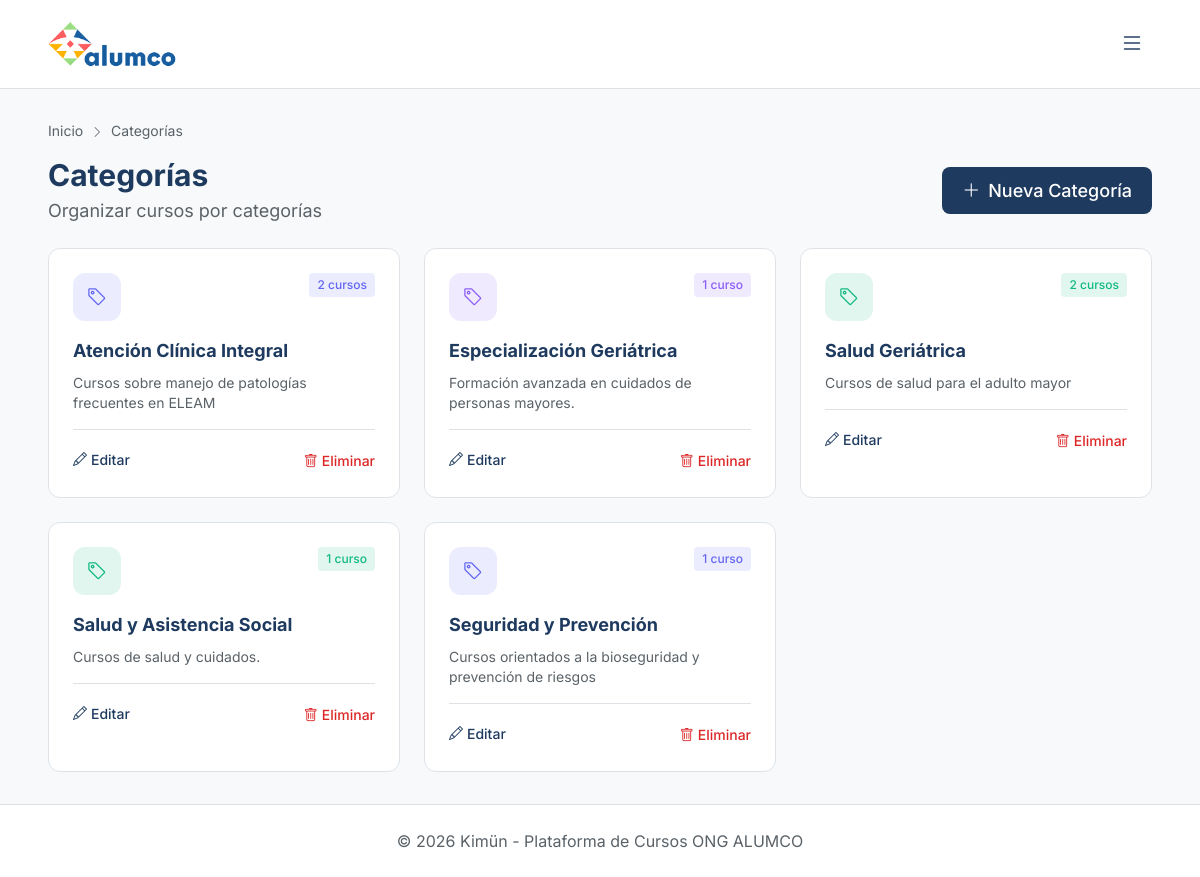
Screenshot of /cursos/categorias/ (signed in) with the database file from the repository.
### cursos/models.py (models this page shows, shortened)
class Categoria(models.Model):
    nombre = models.CharField(max_length=100, unique=True)
    color = models.CharField(max_length=7, default='#6366f1', help_text='Color en formato hex, ej: #6366f1')
    descripcion = models.TextField(blank=True, default='')
    class Meta:
        verbose_name = 'Categoría'
        verbose_name_plural = 'Categorías'
        ordering = ['nombre']

### cursos/views.py (the view)
# urls.py: path('categorias/', views.categoria_list, name='categoria_list'),
@login_required
@admin_required
def categoria_list(request):
    categorias = Categoria.objects.all()
    return render(request, 'cursos/categoria_list.html', {'categorias': categorias})

### templates/cursos/categoria_list.html (shortened to what this page needs)
{% extends 'base.html' %}
{% block breadcrumbs %}
<nav class="text-sm mb-4" style="color: var(--color-text-secondary);">
    <a href="{% url 'inicio' %}">Inicio</a>
    <i class="bi bi-chevron-right text-xs mx-1"></i>
    <span>Categorías</span>
</nav>
{% endblock %}
{% block content %}
<div class="fade-in">
    <div class="flex justify-between items-center mb-6">
        <div>
            <h1 class="text-3xl font-bold">Categorías</h1>
            <p class="mt-1" style="color: var(--color-text-secondary);">
                Organizar cursos por categorías
            </p>
        </div>
        <a href="{% url 'cursos:categoria_create' %}" class="btn-primary px-5 py-2.5 rounded-lg font-medium flex items-center gap-2">
            <i class="bi bi-plus-lg"></i> Nueva Categoría
        </a>
    </div>
    {% if categorias %}
    <div class="grid grid-cols-1 md:grid-cols-2 lg:grid-cols-3 gap-6">
        {% for categoria in categorias %}
        <div class="hybrid-card rounded-xl p-6">
            <div class="flex items-start justify-between mb-4">
                <div class="w-12 h-12 rounded-xl flex items-center justify-center text-xl"
                     style="background-color: {{ categoria.color }}20; color: {{ categoria.color }};">
                    <i class="bi bi-tag"></i>
                </div>
                <span class="px-2 py-1 rounded text-xs font-medium"
                      style="background-color: {{ categoria.color }}20; color: {{ categoria.color }};">
                    {{ categoria.cursos.count }} curso{{ categoria.cursos.count|pluralize }}
                </span>
            </div>
            <h3 class="text-lg font-bold mb-2" style="color: var(--color-text);">
                {{ categoria.nombre }}
            </h3>
            {% if categoria.descripcion %}
            <p class="text-sm mb-4" style="color: var(--color-text-secondary);">
                {{ categoria.descripcion }}
            </p>
            {% endif %}
            <div class="pt-4 border-t flex items-center justify-between" style="border-color: var(--color-border);">
                <a href="{% url 'cursos:categoria_edit' pk=categoria.pk %}"
                   class="text-sm font-medium" style="color: var(--color-primary);">
                    <i class="bi bi-pencil me-1"></i>Editar
                </a>
                <form method="post" action="{% url 'cursos:categoria_delete' pk=categoria.pk %}" class="inline">
                    <button type="submit" class="text-sm font-medium"
                            onclick="return confirm('¿Eliminar esta categoría? Los cursos quedarán sin categoría.')"
                            style="color: #dc2626;">
                        <i class="bi bi-trash me-1"></i>Eliminar
                    </button>
                </form>
            </div>
        </div>
        {% endfor %}
    </div>
    {% endif %}
</div>
{% endblock %}

### static/css/kimun.css (style rules this page uses)
:root { --space-xs: 0.25rem; --space-sm: 0.5rem; --space-md: 1rem; --space-lg: 1.5rem; --space-xl: 2rem; --space-2xl: 3rem; --space-3xl: 4rem; --radius-sm: 0.25rem; --radius-md: 0.75rem; --radius-lg: 1rem; --radius-xl: 1.5rem; --radius-asymmetric: 1rem 0.25rem 1rem 0.25rem; --shadow-sm: 0 1px 2px color-mix(in srgb, var(--color-text) 8%, transparent); --shadow-md: 0 4px 6px -1px color-mix(in srgb, var(--color-text) 12%, transparent); --shadow-lg: 0 10px 40px -10px color-mix(in srgb, var(--color-text) 18%, transparent); --transition-fast: 0.15s ease; --transition-normal: 0.2s ease; --transition-slow: 0.3s ease; }
.fade-in { animation: fadeInUp 0.5s ease forwards; opacity: 0; }
.rounded-lg { border-radius: var(--radius-lg); }
.rounded-xl { border-radius: var(--radius-xl); }

### templates/base.html (style rules this page uses)
body { font-family: "Inter", sans-serif; font-size: 18px; }
[data-theme="light"] { --color-bg: #f8f9fa; --color-surface: #ffffff; --color-surface-raised: #f3f4f6; --color-primary: #1e3a5f; --color-primary-hover: #2d5a87; --color-accent: #f57c00; --color-text: #1e3a5f; --color-text-secondary: #5a6268; --color-border: #dee2e6; --color-card-hover: #f1f5f9; --color-success: #166534; --color-success-bg: rgba(22, 163, 74, 0.15); --color-info: #2563eb; --color-info-bg: rgba(37, 99, 235, 0.15); --color-warning: #92400e; --color-warning-bg: rgba(217, 119, 6, 0.15); --color-purple: #9333ea; --color-purple-bg: rgba(147, 51, 234, 0.15); --color-pink: #db2777; --color-pink-bg: rgba(219, 39, 119, 0.15); --gradient-start: #1e3a5f; --gradient-end: #3b82f6; }
body { background-color: var(--color-bg); color: var(--color-text); }
.hybrid-card { background-color: var(--color-surface); border: 1px solid var(--color-border); transition: all 0.3s ease; }
.btn-primary { background-color: var(--color-primary); color: white; transition: all 0.2s ease; }
.fade-in { animation: fadeIn 0.5s ease-out forwards; opacity: 0; }

### rows the page displays
Categoria: cursos.count "2", nombre "Atención Clínica Integral", descripcion "Cursos sobre manejo de patologías frecuentes en ELEAM"
Categoria: cursos.count "1", nombre "Especialización Geriátrica", descripcion "Formación avanzada en cuidados de personas mayores."
Categoria: cursos.count "2", nombre "Salud Geriátrica", descripcion "Cursos de salud para el adulto mayor"
Categoria: cursos.count "1", nombre "Salud y Asistencia Social", descripcion "Cursos de salud y cuidados."
Categoria: cursos.count "1", nombre "Seguridad y Prevención", descripcion "Cursos orientados a la bioseguridad y prevención de riesgos"
